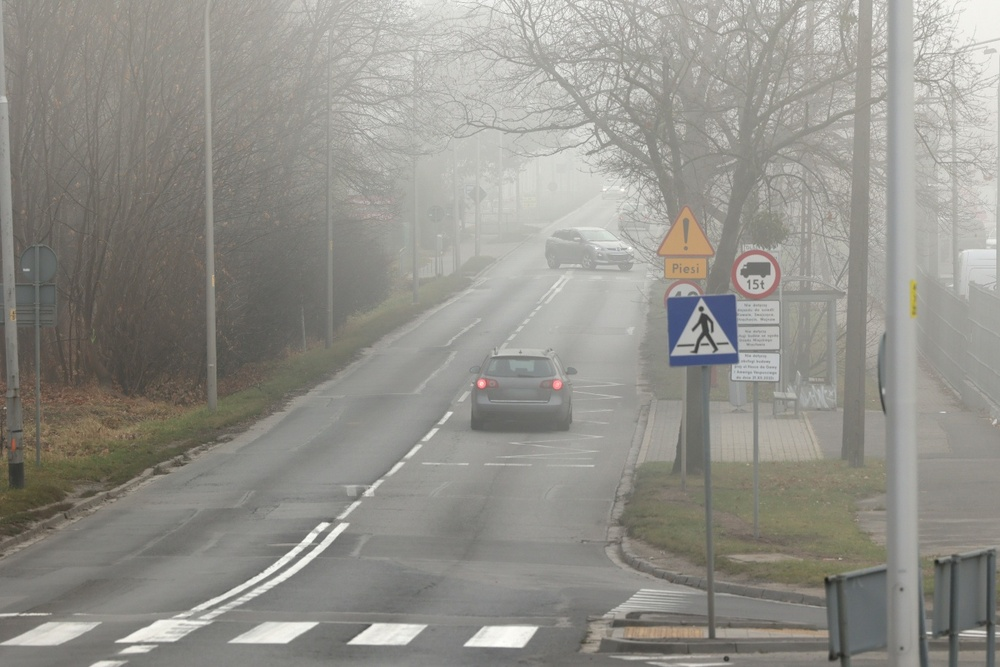
#> input picture 2주차/mistyroad.jpg, 1000 x 667 px, shrunk from 1368 x 912 before the run
$ python a_first.py
#> lines starting #> are read from the running program, lines starting #| are printed output that depends on the picture; after the words box and inside, x2 and y2 are one past the last pixel; in counts of white or black regions, pixels touching at a corner belong together
import cv2 as cv
import matplotlib.pyplot as plt

img = cv.imread('mistyroad.jpg')
#> img is the input picture: shape (667, 1000, 3); mean B, G, R 138.7, 145, 146.5
gray = cv.cvtColor(img, cv.COLOR_BGR2GRAY)
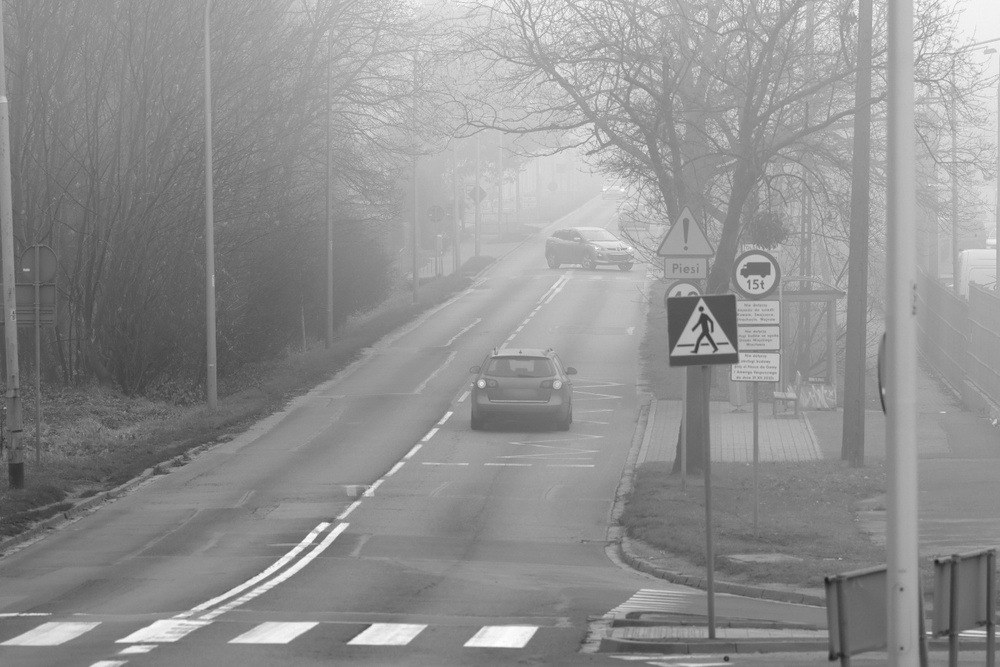
#> gray: shape (667, 1000); min 28, max 255, mean 144.8

gh = cv.calcHist([gray],[0],None,[256],[0,256])
#> gh = 256 values, max 9114 at index 139, min 0 at index 0, mean 2605.5
plt.plot(gh,color = 'b', linewidth = 1)
plt.show()
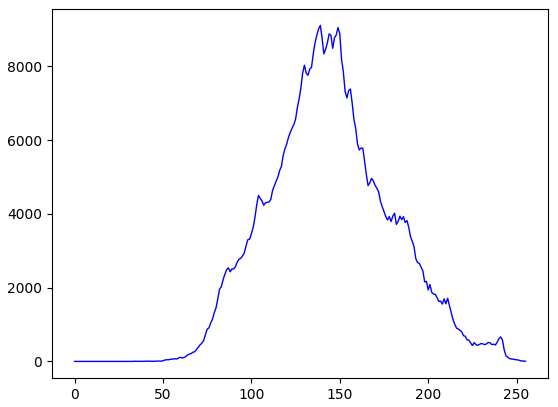
#> figure drawn by matplotlib, 1 panel; curve peaks at x = 139, y = 9114

t,bin_img = cv.threshold(gray, 127, 255, cv.THRESH_BINARY + cv.THRESH_OTSU)
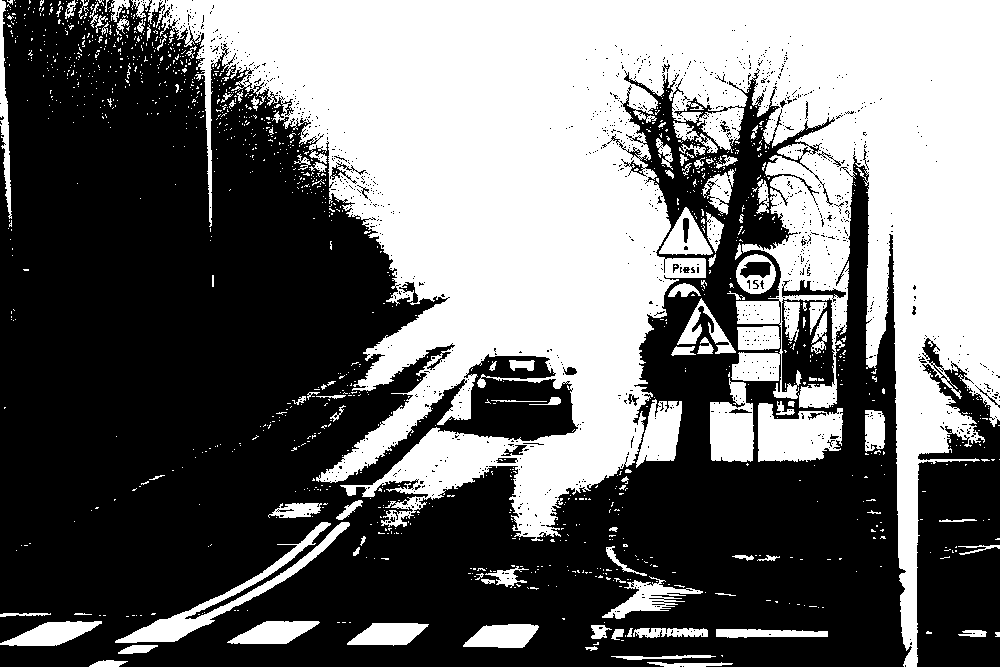
#> bin_img: shape (667, 1000); 43% white; 1332 white regions (1217 under 20 px), largest, box (x1, y1, x2, y2) and area: (148, 0, 1000, 667) 246041, (115, 522, 350, 643) 3914, (758, 403, 843, 462) 3716
#> t = 148

h = cv.calcHist([bin_img],[0],None,[256],[0,256])
#> h = 256 values, max 380490 at index 0, min 0 at index 1, mean 2605.5
cv.imshow('R channel binarization', bin_img)
plt.plot(h,color = 'r', linewidth = 1)
plt.show()
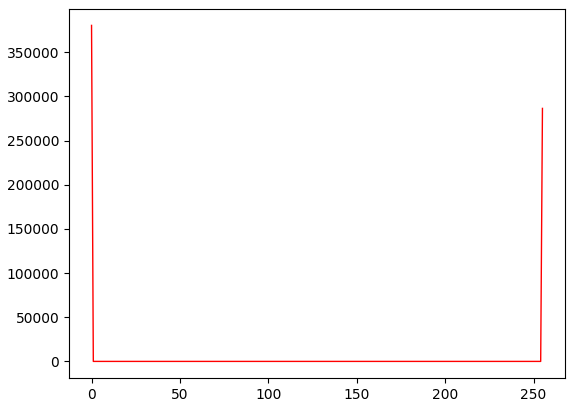
#> figure drawn by matplotlib, 1 panel; curve peaks at x = 0, y = 380490

$ run again, with 2주차/soccer.jpg copied over 2주차/mistyroad.jpg
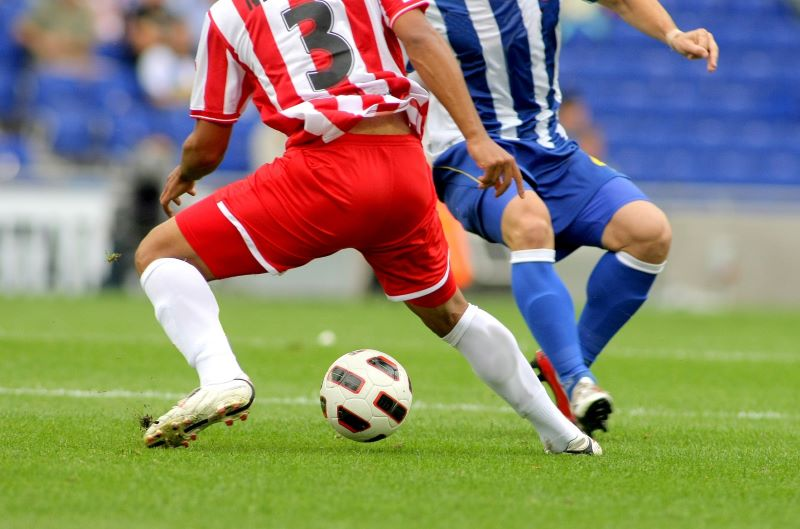
#> input picture 2주차/soccer.jpg, 800 x 529 px
#> img is the input picture: shape (529, 800, 3); mean B, G, R 107.3, 133.3, 136.8
#> gh = 256 values, max 6739 at index 146, min 109 at index 0, mean 1653.1
#> `t,bin_img = cv.threshold(gray, 127, 255, cv.THRESH_BINARY + cv.THRESH_..`:
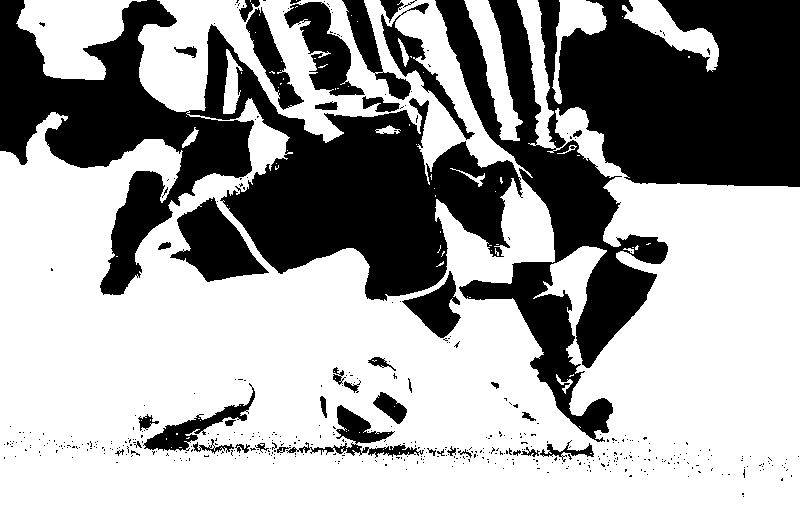
#> bin_img: shape (529, 800); 64.3% white; 487 black regions (446 under 20 px), largest, box (x1, y1, x2, y2) and area: (435, 0, 800, 442) 65949, (0, 0, 523, 301) 61889, (170, 197, 269, 282) 4225
#> t = 119
#> h = 256 values, max 272193 at index 255, min 0 at index 1, mean 1653.1
#> `plt.show()`:
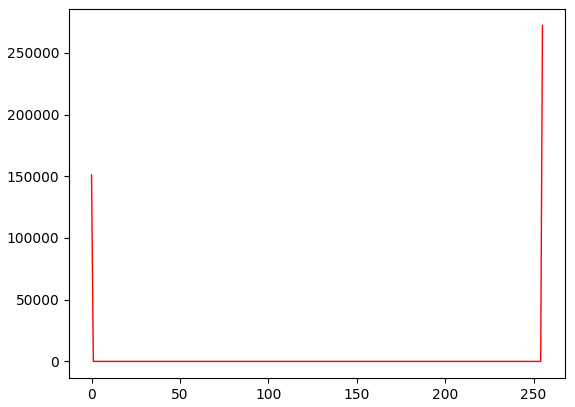
#> figure drawn by matplotlib, 1 panel; curve peaks at x = 255, y = 272193
